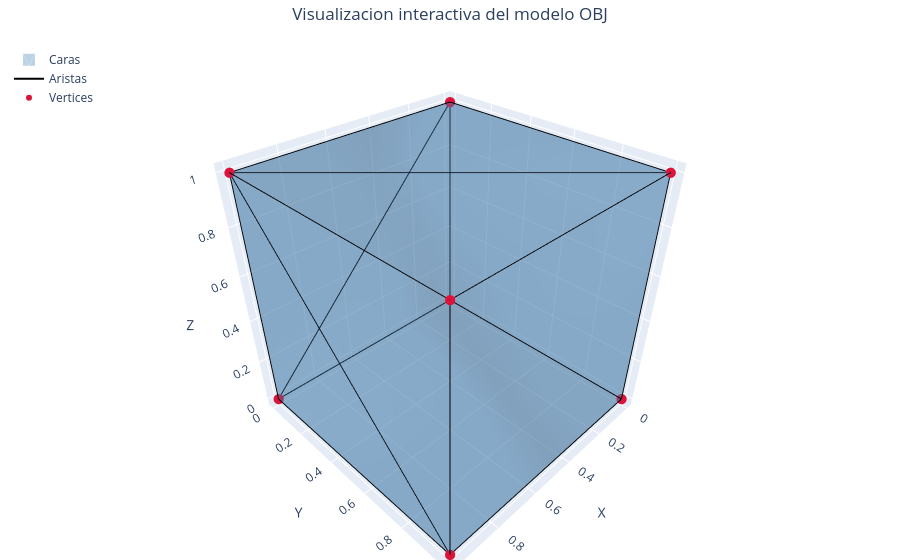

The notebook cell saved with this chart:
### Code cell
# Caras (triangulos / polígonos)
# Plotly Mesh3d espera listas de indices i, j, k (solo triangulos)
# Si las caras tienen mas de 3 vertices, las triangulamos via fan
triI, triJ, triK = [], [], []
for face in faces:
    for t in range(1, len(face) - 1):
        triI.append(face[0])
        triJ.append(face[t])
        triK.append(face[t + 1])

traceFaces = go.Mesh3d(
    x=vertices[:, 0],
    y=vertices[:, 1],
    z=vertices[:, 2],
    i=triI,
    j=triJ,
    k=triK,
    color='steelblue',
    opacity=0.35,
    name='Caras',
    showlegend=True,
    hovertemplate='<b>Cara</b><br>(%{x:.3f}, %{y:.3f}, %{z:.3f})<extra></extra>'
)

# Aristas, Plotly no tiene un tipo arista nativo; se usa Scatter3d con segmentos separados por None
edgeX, edgeY, edgeZ = [], [], []
for (a, b) in edgeSet:
    edgeX += [vertices[a, 0], vertices[b, 0], None]
    edgeY += [vertices[a, 1], vertices[b, 1], None]
    edgeZ += [vertices[a, 2], vertices[b, 2], None]

traceEdges = go.Scatter3d(
    x=edgeX, y=edgeY, z=edgeZ,
    mode='lines',
    line=dict(color='black', width=2),
    name='Aristas',
    hoverinfo='skip' #las aristas no necesitan hover propio
)

# Vertices, Etiqueta de cada vertice para el hover
vertexLabels = [f'V{i}<br>({v[0]:.3f}, {v[1]:.3f}, {v[2]:.3f})' for i, v in enumerate(vertices)]

traceVertices = go.Scatter3d(
    x=vertices[:, 0],
    y=vertices[:, 1],
    z=vertices[:, 2],
    mode='markers',
    marker=dict(color='crimson', size=6),
    name='Vertices',
    text=vertexLabels,
    hovertemplate='%{text}<extra></extra>'
)

# Figura
fig = go.Figure(data=[traceFaces, traceEdges, traceVertices])

fig.update_layout(
    title=dict(text='Visualizacion interactiva del modelo OBJ', x=0.5),
    scene=dict(
        xaxis_title='X',
        yaxis_title='Y',
        zaxis_title='Z',
        aspectmode='data' # Mantiene proporciones reales
    ),
    legend=dict(x=0.01, y=0.99),
    margin=dict(l=0, r=0, t=40, b=0)
)

fig.show()

### Figure 1 — Plotly figure (JSON) as saved in the notebook; plotly's stock layout.template omitted (floating-point values rounded to 4 significant figures)
{"data": [{"color": "steelblue", "hovertemplate": "<b>Cara</b><br>(%{x:.3f}, %{y:.3f}, %{z:.3f})<extra></extra>", "i": [2, 2, 0, 0, 6, 6, 3, 3, 7, 7, 2, 2], "j": [6, 7, 4, 5, 2, 1, 7, 4, 6, 5, 3, 0], "k": [7, 3, 5, 1, 1, 5, 4, 0, 5, 4, 0, 1], "name": "Caras", "opacity": 0.35, "showlegend": true, "type": "mesh3d", "x": [0.0, 0.0, 1.0, 1.0, 0.0, 0.0, 1.0, 1.0], "y": [0.0, 1.0, 1.0, 0.0, 0.0, 1.0, 1.0, 0.0], "z": [0.0, 0.0, 0.0, 0.0, 1.0, 1.0, 1.0, 1.0]}, {"hoverinfo": "skip", "line": {"color": "black", "width": 2}, "mode": "lines", "name": "Aristas", "type": "scatter3d", "x": [0, 0, null, 0, 1, null, 0, 0, null, 1, 0, null, 1, 1, null, 0, 0, null, 1, 1, null, 0, 1, null, 0, 1, null, 1, 1, null, 1, 1, null, 0, 0, null, 0, 1, null, 1, 1, null, 0, 1, null, 0, 0, null, 0, 1, null, 0, 1, null], "y": [0, 1, null, 1, 1, null, 0, 0, null, 0, 0, null, 1, 0, null, 1, 1, null, 0, 0, null, 0, 0, null, 1, 0, null, 1, 0, null, 1, 0, null, 0, 1, null, 0, 1, null, 1, 1, null, 1, 1, null, 0, 1, null, 1, 1, null, 0, 0, null], "z": [0, 0, null, 0, 0, null, 0, 1, null, 0, 1, null, 0, 1, null, 0, 1, null, 0, 1, null, 0, 0, null, 1, 1, null, 0, 0, null, 1, 1, null, 1, 1, null, 0, 0, null, 0, 1, null, 1, 1, null, 0, 1, null, 0, 1, null, 1, 1, null]}, {"hovertemplate": "%{text}<extra></extra>", "marker": {"color": "crimson", "size": 6}, "mode": "markers", "name": "Vertices", "text": ["V0<br>(0.000, 0.000, 0.000)", "V1<br>(0.000, 1.000, 0.000)", "V2<br>(1.000, 1.000, 0.000)", "V3<br>(1.000, 0.000, 0.000)", "V4<br>(0.000, 0.000, 1.000)", "V5<br>(0.000, 1.000, 1.000)", "V6<br>(1.000, 1.000, 1.000)", "V7<br>(1.000, 0.000, 1.000)"], "type": "scatter3d", "x": [0.0, 0.0, 1.0, 1.0, 0.0, 0.0, 1.0, 1.0], "y": [0.0, 1.0, 1.0, 0.0, 0.0, 1.0, 1.0, 0.0], "z": [0.0, 0.0, 0.0, 0.0, 1.0, 1.0, 1.0, 1.0]}], "layout": {"legend": {"x": 0.01, "y": 0.99}, "margin": {"b": 0, "l": 0, "r": 0, "t": 40}, "scene": {"aspectmode": "data", "xaxis": {"title": {"text": "X"}}, "yaxis": {"title": {"text": "Y"}}, "zaxis": {"title": {"text": "Z"}}}, "title": {"text": "Visualizacion interactiva del modelo OBJ", "x": 0.5}}}
